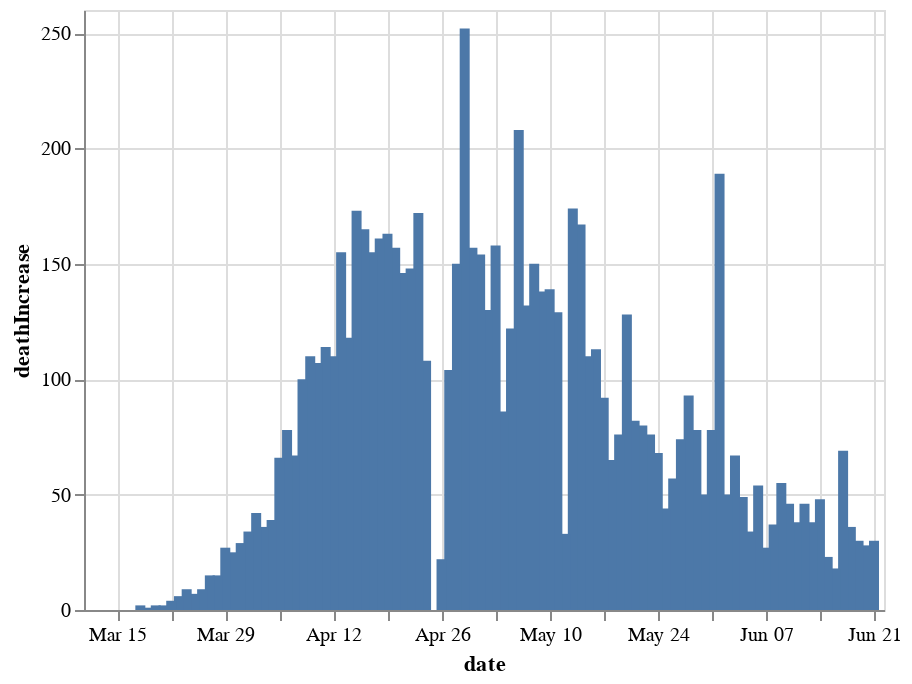

The cell this chart's notebook holds for it:
### Code cell
alt.Chart(covid_api.filter_by(state="MA")).mark_bar().encode(
    x='date',
    y='deathIncrease'
)
